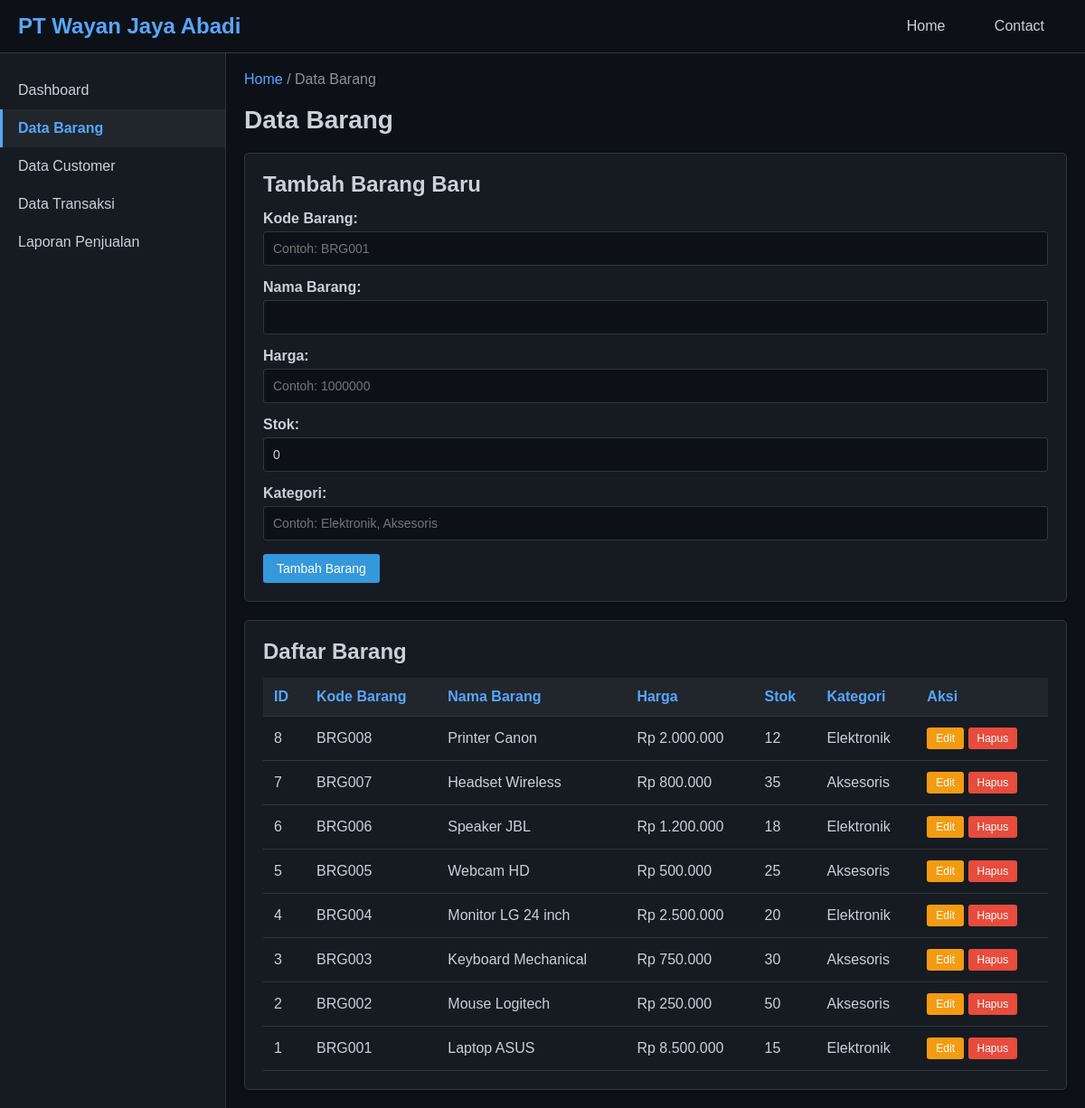
The page /data_barang.php on the database its author committed.
### tables this page shows
CREATE TABLE IF NOT EXISTS barang (
    id INT AUTO_INCREMENT PRIMARY KEY,
    kode_barang VARCHAR(50) UNIQUE NOT NULL,
    nama_barang VARCHAR(100) NOT NULL,
    harga DECIMAL(15,2) NOT NULL,
    stok INT DEFAULT 0,
    kategori VARCHAR(50),
    created_at TIMESTAMP DEFAULT CURRENT_TIMESTAMP
);

### data_barang.php (the view, shortened to what this page needs)
<?php
require_once 'config.php';
$edit_data = null;
$query = "SELECT * FROM barang ORDER BY id DESC";
$result = mysqli_query($conn, $query);
include 'header.php';
?>
<h1 class="page-title">Data Barang</h1>
<div class="table-container" style="margin-bottom: 20px;">
    <h2><?php echo $edit_data ? 'Edit Barang' : 'Tambah Barang Baru'; ?></h2>
    <form method="POST" action="">
        <div class="form-group">
            <label>Kode Barang:</label>
            <input type="text" name="kode_barang" required
                   value="<?php echo $edit_data ? $edit_data['kode_barang'] : ''; ?>"
                   placeholder="Contoh: BRG001">
        </div>
        <div class="form-group">
            <label>Nama Barang:</label>
            <input type="text" name="nama_barang" required
                   value="<?php echo $edit_data ? $edit_data['nama_barang'] : ''; ?>">
        </div>
        <div class="form-group">
            <label>Harga:</label>
            <input type="number" name="harga" step="0.01" required
                   value="<?php echo $edit_data ? $edit_data['harga'] : ''; ?>"
                   placeholder="Contoh: 1000000">
        </div>
        <div class="form-group">
            <label>Stok:</label>
            <input type="number" name="stok" required
                   value="<?php echo $edit_data ? $edit_data['stok'] : '0'; ?>"
                   min="0">
        </div>
        <div class="form-group">
            <label>Kategori:</label>
            <input type="text" name="kategori"
                   value="<?php echo $edit_data ? $edit_data['kategori'] : ''; ?>"
                   placeholder="Contoh: Elektronik, Aksesoris">
        </div>
        <?php if ($edit_data): ?>
            <button type="submit" name="edit" class="btn btn-warning">Update Barang</button>
            <a href="data_barang.php" class="btn btn-danger">Batal</a>
        <?php else: ?>
            <button type="submit" name="tambah" class="btn btn-primary">Tambah Barang</button>
        <?php endif; ?>
    </form>
</div>
<div class="table-container">
    <h2>Daftar Barang</h2>
    <table>
        <thead>
            <tr>
                <th>ID</th>
                <th>Kode Barang</th>
                <th>Nama Barang</th>
                <th>Harga</th>
                <th>Stok</th>
                <th>Kategori</th>
                <th>Aksi</th>
            </tr>
        </thead>
        <tbody>
            <?php
            if (mysqli_num_rows($result) > 0) {
                while ($row = mysqli_fetch_assoc($result)) {
                    $stok_class = ($row['stok'] <= 5) ? 'style="color: red; font-weight: bold;"' : '';
                    echo "<tr>";
                    echo "<td>" . $row['id'] . "</td>";
                    echo "<td>" . $row['kode_barang'] . "</td>";
                    echo "<td>" . $row['nama_barang'] . "</td>";
                    echo "<td>Rp " . number_format($row['harga'], 0, ',', '.') . "</td>";
                    echo "<td $stok_class>" . $row['stok'] . "</td>";
                    echo "<td>" . $row['kategori'] . "</td>";
                    echo "<td>";
                    echo "<a href='data_barang.php?edit=" . $row['id'] . "' class='btn btn-warning' style='padding: 5px 10px; font-size: 12px;'>Edit</a> ";
                    echo "<a href='data_barang.php?hapus=" . $row['id'] . "' class='btn btn-danger' style='padding: 5px 10px; font-size: 12px;' onclick='return confirm(\"Yakin ingin menghapus?\")'>Hapus</a>";
                    echo "</td>";
                    echo "</tr>";
                }
            } else {
                echo "<tr><td colspan='7' style='text-align: center;'>Tidak ada data barang</td></tr>";
            }
            ?>
        </tbody>
    </table>
</div>
<?php include 'footer.php'; ?>

### style.css (style rules this page uses)
* { margin: 0; padding: 0; box-sizing: border-box; }
body { font-family: Arial, sans-serif; background-color: #1a1a1a; color: #e0e0e0; }
.page-title { font-size: 28px; margin-bottom: 20px; color: #c9d1d9; }
.table-container { background-color: #161b22; padding: 20px; border-radius: 5px; box-shadow: 0 2px 5px rgba(0,0,0,0.3); border: 1px solid #30363d; overflow-x: auto; }
.table-container h2 { color: #c9d1d9; margin-bottom: 15px; }
table { width: 100%; border-collapse: collapse; margin-top: 10px; }
table th, table td { padding: 12px; text-align: left; border-bottom: 1px solid #30363d; color: #c9d1d9; }
table th { background-color: #21262d; color: #58a6ff; font-weight: bold; }
.btn { padding: 8px 15px; border: none; border-radius: 3px; cursor: pointer; text-decoration: none; display: inline-block; font-size: 14px; }
.btn-primary { background-color: #3498db; color: white; }
.btn-danger { background-color: #e74c3c; color: white; }
.btn-warning { background-color: #f39c12; color: white; }
.form-group { margin-bottom: 15px; }
.form-group label { display: block; margin-bottom: 5px; font-weight: bold; color: #c9d1d9; }
.form-group input, .form-group select, .form-group textarea { width: 100%; padding: 10px; border: 1px solid #30363d; border-radius: 3px; font-size: 14px; background-color: #0d1117; color: #c9d1d9; }

### rows shown on the page
barang: id "8", kode_barang "BRG008", nama_barang "Printer Canon", harga "2.000.000", stok "12", kategori "Elektronik"
barang: id "7", kode_barang "BRG007", nama_barang "Headset Wireless", harga "800.000", stok "35", kategori "Aksesoris"
barang: id "6", kode_barang "BRG006", nama_barang "Speaker JBL", harga "1.200.000", stok "18", kategori "Elektronik"
barang: id "5", kode_barang "BRG005", nama_barang "Webcam HD", harga "500.000", stok "25", kategori "Aksesoris"
barang: id "4", kode_barang "BRG004", nama_barang "Monitor LG 24 inch", harga "2.500.000", stok "20", kategori "Elektronik"
barang: id "3", kode_barang "BRG003", nama_barang "Keyboard Mechanical", harga "750.000", stok "30", kategori "Aksesoris"
barang: id "2", kode_barang "BRG002", nama_barang "Mouse Logitech", harga "250.000", stok "50", kategori "Aksesoris"
barang: id "1", kode_barang "BRG001", nama_barang "Laptop ASUS", harga "8.500.000", stok "15", kategori "Elektronik"
